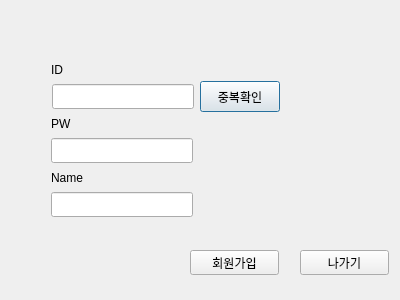
<?xml version="1.0" encoding="UTF-8"?>
<ui version="4.0">
 <class>signup</class>
 <widget class="QDialog" name="signup">
  <property name="geometry">
   <rect>
    <x>0</x>
    <y>0</y>
    <width>400</width>
    <height>300</height>
   </rect>
  </property>
  <property name="windowTitle">
   <string>Dialog</string>
  </property>
  <widget class="QLabel" name="ID_label">
   <property name="geometry">
    <rect>
     <x>51</x>
     <y>61</y>
     <width>16</width>
     <height>17</height>
    </rect>
   </property>
   <property name="text">
    <string>ID</string>
   </property>
  </widget>
  <widget class="QLabel" name="PW_label">
   <property name="geometry">
    <rect>
     <x>51</x>
     <y>115</y>
     <width>24</width>
     <height>17</height>
    </rect>
   </property>
   <property name="text">
    <string>PW</string>
   </property>
  </widget>
  <widget class="QLineEdit" name="PW_input">
   <property name="geometry">
    <rect>
     <x>51</x>
     <y>138</y>
     <width>142</width>
     <height>25</height>
    </rect>
   </property>
   <property name="text">
    <string/>
   </property>
   <property name="echoMode">
    <enum>QLineEdit::Password</enum>
   </property>
  </widget>
  <widget class="QLabel" name="Name_label">
   <property name="geometry">
    <rect>
     <x>51</x>
     <y>169</y>
     <width>41</width>
     <height>17</height>
    </rect>
   </property>
   <property name="text">
    <string>Name</string>
   </property>
  </widget>
  <widget class="QLineEdit" name="Name_input">
   <property name="geometry">
    <rect>
     <x>51</x>
     <y>192</y>
     <width>142</width>
     <height>25</height>
    </rect>
   </property>
   <property name="text">
    <string/>
   </property>
  </widget>
  <widget class="QPushButton" name="ID_check_btn">
   <property name="geometry">
    <rect>
     <x>200</x>
     <y>81</y>
     <width>80</width>
     <height>31</height>
    </rect>
   </property>
   <property name="text">
    <string>중복확인</string>
   </property>
  </widget>
  <widget class="QPushButton" name="Out_btn">
   <property name="geometry">
    <rect>
     <x>300</x>
     <y>250</y>
     <width>89</width>
     <height>25</height>
    </rect>
   </property>
   <property name="text">
    <string>나가기</string>
   </property>
  </widget>
  <widget class="QPushButton" name="Signup_btn">
   <property name="geometry">
    <rect>
     <x>190</x>
     <y>250</y>
     <width>89</width>
     <height>25</height>
    </rect>
   </property>
   <property name="text">
    <string>회원가입</string>
   </property>
  </widget>
  <widget class="QLineEdit" name="ID_input">
   <property name="geometry">
    <rect>
     <x>52</x>
     <y>84</y>
     <width>142</width>
     <height>25</height>
    </rect>
   </property>
   <property name="text">
    <string/>
   </property>
  </widget>
 </widget>
 <resources/>
 <connections/>
</ui>
